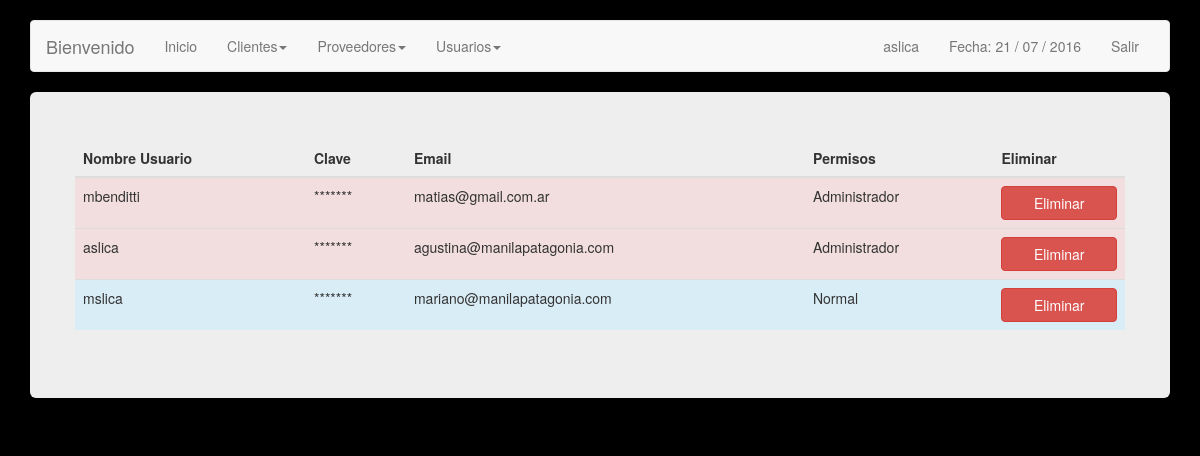
/usuarios.php (signed in), run on the app's committed database.
### tables this page shows
CREATE TABLE IF NOT EXISTS `usuarios` (
  `ID` int(9) unsigned NOT NULL,
  `username` varchar(180) DEFAULT NULL,
  `password` varchar(180) DEFAULT NULL,
  `email` varchar(180) DEFAULT NULL,
  `id_extreme` varchar(180) DEFAULT NULL,
  `permisos` int(11) NOT NULL
);

### usuarios.php (the view, shortened to what this page needs)
<?php
include('config.php');
$link = mysqli_connect ($dbhost, $dbusername, $dbuserpass);
mysqli_select_db($link,$dbname) or die('No se puede seleccionar la base de datos');
$query = mysqli_query($link,"SELECT * FROM usuarios") or die(mysql_error());
?>
<!DOCTYPE html>
<html lang="en">
  <head>
    <link href="css/bootstrap.min.css" rel="stylesheet">
  </head>
  <body>
    <br>
        <div class="container">
      <div class="navbar navbar-default" role="navigation">
        <div class="container-fluid">
          <div class="navbar-header">
            <a class="navbar-brand" href="#">Bienvenido </a>
          </div>
          <div class="navbar-collapse collapse">
            <ul class="nav navbar-nav">
              <li class=""><a href="inicio.php">Inicio</a></li>
              <li class="dropdown">
              	<a class="dropdown-toggle" data-toggle="dropdown" href="#">Clientes<span class="caret"></span></a>
              </li>
              <li class="dropdown">
              	<a class="dropdown-toggle" data-toggle="dropdown" href="#">Proveedores<span class="caret"></span></a>
              </li>
			  <?php
					if($_SESSION["permiso"] == 1) {
						?> <li class="dropdown">
              					<a class="dropdown-toggle" data-toggle="dropdown" href="#">Usuarios<span class="caret"></span></a>
              				</li><?php
					}
			  ?>
            </ul>
            <ul class="nav navbar-nav navbar-right">
               <li><a href=""> <?php echo $_SESSION["s_username"]; ?> </a></li>
              <li><a href="">Fecha:
              	<?php
              	echo date("d / m / Y");
              	?></a></li>
              <li><a href="cerrar.php">Salir</a></li>
            </ul>
          </div>
        </div>
      </div>
      <div class="jumbotron">
<div class="row">
              <table class="table table-hover">
                	<thead>
                    	<th> Nombre Usuario </th>
                        <th> Clave </th>
                        <th> Email </th>
                        <th> Permisos </th>
                        <?php if($_SESSION["permiso"] == 1){?> <th> Eliminar </th> <?php }?>
                    </thead>
                    <tbody>
                    	<?php while($usuario = mysqli_fetch_array($query)){ ?>
                        <?php if($usuario['permisos'] == 1){ ?>
                        <tr class="danger">
                            <td> <?php echo $usuario['username']; ?> </td>
                            <td> <?php if ($usuario['password'] != ''){ echo "*******";}else{ echo "Sin pass";} ?> </td>
                            <td> <?php echo $usuario['email']; ?> </td>
                            <td> <?php if($usuario['permisos'] == 1){ echo "Administrador";}else{ echo "Normal";} ?> </td>
                             <?php if($_SESSION["permiso"] == 1){?>
                            <td>  <a href="eliminar.php?id=<?php echo $usuario['ID'];?>&tipo=usuario " role="button"  class="btn btn-danger btn-primary btn-block"> Eliminar </a></td>
							<?php }?>
                        </tr>
                        <?php }else{ ?>
                        <tr class="info">
                            <td> <?php echo $usuario['username']; ?> </td>
                            <td> <?php if ($usuario['password'] != ''){ echo "*******";}else{ echo "Sin pass";} ?> </td>
                            <td> <?php echo $usuario['email']; ?> </td>
                            <td> <?php if($usuario['permisos'] == 1){ echo "Administrador";}else{ echo "Normal";} ?> </td>
                             <?php if(($_SESSION["permiso"] == 1)||($_SESSION["permiso"] == 2)){?>
                            <td>  <a href="eliminar.php?id=<?php echo $usuario['ID'];?>&tipo=usuario " role="button"  class="btn btn-danger btn-primary btn-block"> Eliminar </a></td>
							<?php }?>
                        </tr>
                        <?php } ?>
                        <?php } ?>
                    </tbody>
				</table>
</div>
      </div>
    </div>
  </body>
</html>

### usuarios.php (style rules this page uses)
body { background: #000; }

### data on the page
usuarios: username "mbenditti", email "matias@gmail.com.ar", permisos "Administrador"
usuarios: username "aslica", email "agustina@manilapatagonia.com", permisos "Administrador"
usuarios: username "mslica", email "mariano@manilapatagonia.com", permisos "Normal"

### other printed values
$_SESSION["s_username"] "aslica"
